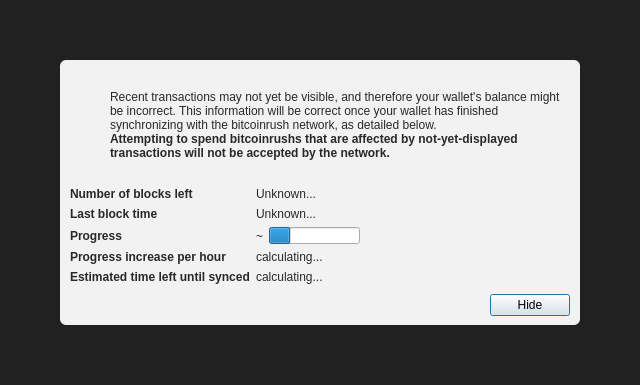
<?xml version="1.0" encoding="UTF-8"?>
<ui version="4.0">
 <class>ModalOverlay</class>
 <widget class="ModalOverlay" name="ModalOverlay">
  <property name="geometry">
   <rect>
    <x>0</x>
    <y>0</y>
    <width>640</width>
    <height>385</height>
   </rect>
  </property>
  <property name="windowTitle">
   <string>Form</string>
  </property>
  <layout class="QVBoxLayout" name="verticalLayout" stretch="0">
   <property name="sizeConstraint">
    <enum>QLayout::SetDefaultConstraint</enum>
   </property>
   <property name="leftMargin">
    <number>0</number>
   </property>
   <property name="topMargin">
    <number>0</number>
   </property>
   <property name="rightMargin">
    <number>0</number>
   </property>
   <property name="bottomMargin">
    <number>0</number>
   </property>
   <item>
    <widget class="QWidget" name="bgWidget" native="true">
     <property name="styleSheet">
      <string notr="true">#bgWidget { background: rgba(0,0,0,220); }</string>
     </property>
     <layout class="QVBoxLayout" name="verticalLayoutMain" stretch="1">
      <property name="leftMargin">
       <number>60</number>
      </property>
      <property name="topMargin">
       <number>60</number>
      </property>
      <property name="rightMargin">
       <number>60</number>
      </property>
      <property name="bottomMargin">
       <number>60</number>
      </property>
      <item>
       <widget class="QWidget" name="contentWidget" native="true">
        <property name="styleSheet">
         <string notr="true">#contentWidget { background: rgba(255,255,255,240); border-radius: 6px; }

QLabel { color: rgb(40,40,40);  }</string>
        </property>
        <layout class="QVBoxLayout" name="verticalLayoutSub" stretch="1,0,0,0">
         <property name="spacing">
          <number>0</number>
         </property>
         <property name="leftMargin">
          <number>10</number>
         </property>
         <property name="topMargin">
          <number>10</number>
         </property>
         <property name="rightMargin">
          <number>10</number>
         </property>
         <property name="bottomMargin">
          <number>10</number>
         </property>
         <item>
          <layout class="QHBoxLayout" name="horizontalLayoutIconText" stretch="0,1">
           <property name="topMargin">
            <number>20</number>
           </property>
           <item>
            <layout class="QVBoxLayout" name="verticalLayoutIcon">
             <property name="leftMargin">
              <number>0</number>
             </property>
             <item>
              <widget class="QPushButton" name="warningIcon">
               <property name="enabled">
                <bool>false</bool>
               </property>
               <property name="text">
                <string/>
               </property>
               <property name="icon">
                <iconset>
                 <normaloff>:/icons/warning</normaloff>
                 <disabledoff>:/icons/warning</disabledoff>:/icons/warning</iconset>
               </property>
               <property name="iconSize">
                <size>
                 <width>48</width>
                 <height>48</height>
                </size>
               </property>
               <property name="flat">
                <bool>true</bool>
               </property>
              </widget>
             </item>
             <item>
              <spacer name="verticalSpacerWarningIcon">
               <property name="orientation">
                <enum>Qt::Vertical</enum>
               </property>
               <property name="sizeHint" stdset="0">
                <size>
                 <width>20</width>
                 <height>40</height>
                </size>
               </property>
              </spacer>
             </item>
            </layout>
           </item>
           <item>
            <layout class="QVBoxLayout" name="verticalLayoutInfoText">
             <property name="leftMargin">
              <number>0</number>
             </property>
             <property name="topMargin">
              <number>0</number>
             </property>
             <item>
              <widget class="QLabel" name="infoText">
               <property name="text">
                <string>Recent transactions may not yet be visible, and therefore your wallet's balance might be incorrect. This information will be correct once your wallet has finished synchronizing with the bitcoinrush network, as detailed below.</string>
               </property>
               <property name="textFormat">
                <enum>Qt::RichText</enum>
               </property>
               <property name="wordWrap">
                <bool>true</bool>
               </property>
              </widget>
             </item>
             <item>
              <widget class="QLabel" name="infoTextStrong">
               <property name="font">
                <font>
                 <weight>75</weight>
                 <bold>true</bold>
                </font>
               </property>
               <property name="text">
                <string>Attempting to spend bitcoinrushs that are affected by not-yet-displayed transactions will not be accepted by the network.</string>
               </property>
               <property name="textFormat">
                <enum>Qt::RichText</enum>
               </property>
               <property name="wordWrap">
                <bool>true</bool>
               </property>
              </widget>
             </item>
             <item>
              <spacer name="verticalSpacerInTextSpace">
               <property name="orientation">
                <enum>Qt::Vertical</enum>
               </property>
               <property name="sizeHint" stdset="0">
                <size>
                 <width>20</width>
                 <height>40</height>
                </size>
               </property>
              </spacer>
             </item>
            </layout>
           </item>
          </layout>
         </item>
         <item>
          <spacer name="verticalSpacerAfterText">
           <property name="orientation">
            <enum>Qt::Vertical</enum>
           </property>
           <property name="sizeHint" stdset="0">
            <size>
             <width>20</width>
             <height>40</height>
            </size>
           </property>
          </spacer>
         </item>
         <item>
          <layout class="QFormLayout" name="formLayout">
           <property name="fieldGrowthPolicy">
            <enum>QFormLayout::FieldsStayAtSizeHint</enum>
           </property>
           <property name="horizontalSpacing">
            <number>6</number>
           </property>
           <property name="verticalSpacing">
            <number>6</number>
           </property>
           <property name="topMargin">
            <number>10</number>
           </property>
           <item row="0" column="0">
            <widget class="QLabel" name="labelNumberOfBlocksLeft">
             <property name="font">
              <font>
               <weight>75</weight>
               <bold>true</bold>
              </font>
             </property>
             <property name="text">
              <string>Number of blocks left</string>
             </property>
            </widget>
           </item>
           <item row="0" column="1">
            <widget class="QLabel" name="numberOfBlocksLeft">
             <property name="text">
              <string>Unknown...</string>
             </property>
            </widget>
           </item>
           <item row="1" column="0">
            <widget class="QLabel" name="labelLastBlockTime">
             <property name="font">
              <font>
               <weight>75</weight>
               <bold>true</bold>
              </font>
             </property>
             <property name="text">
              <string>Last block time</string>
             </property>
            </widget>
           </item>
           <item row="1" column="1">
            <widget class="QLabel" name="newestBlockDate">
             <property name="sizePolicy">
              <sizepolicy hsizetype="Maximum" vsizetype="Preferred">
               <horstretch>0</horstretch>
               <verstretch>0</verstretch>
              </sizepolicy>
             </property>
             <property name="text">
              <string>Unknown...</string>
             </property>
            </widget>
           </item>
           <item row="2" column="0">
            <widget class="QLabel" name="labelSyncDone">
             <property name="font">
              <font>
               <weight>75</weight>
               <bold>true</bold>
              </font>
             </property>
             <property name="text">
              <string>Progress</string>
             </property>
            </widget>
           </item>
           <item row="2" column="1">
            <layout class="QHBoxLayout" name="horizontalLayoutSync" stretch="0,1">
             <item>
              <widget class="QLabel" name="percentageProgress">
               <property name="text">
                <string notr="true">~</string>
               </property>
              </widget>
             </item>
             <item>
              <widget class="QProgressBar" name="progressBar">
               <property name="value">
                <number>24</number>
               </property>
               <property name="format">
                <string/>
               </property>
              </widget>
             </item>
            </layout>
           </item>
           <item row="4" column="0">
            <widget class="QLabel" name="labelProgressIncrease">
             <property name="font">
              <font>
               <weight>75</weight>
               <bold>true</bold>
              </font>
             </property>
             <property name="text">
              <string>Progress increase per hour</string>
             </property>
            </widget>
           </item>
           <item row="4" column="1">
            <widget class="QLabel" name="progressIncreasePerH">
             <property name="text">
              <string>calculating...</string>
             </property>
            </widget>
           </item>
           <item row="5" column="0">
            <widget class="QLabel" name="labelEstimatedTimeLeft">
             <property name="font">
              <font>
               <weight>75</weight>
               <bold>true</bold>
              </font>
             </property>
             <property name="text">
              <string>Estimated time left until synced</string>
             </property>
            </widget>
           </item>
           <item row="5" column="1">
            <widget class="QLabel" name="expectedTimeLeft">
             <property name="text">
              <string>calculating...</string>
             </property>
            </widget>
           </item>
          </layout>
         </item>
         <item>
          <layout class="QHBoxLayout" name="horizontalLayoutButtons">
           <property name="leftMargin">
            <number>10</number>
           </property>
           <property name="topMargin">
            <number>10</number>
           </property>
           <item>
            <spacer name="horizontalSpacer">
             <property name="orientation">
              <enum>Qt::Horizontal</enum>
             </property>
             <property name="sizeHint" stdset="0">
              <size>
               <width>40</width>
               <height>20</height>
              </size>
             </property>
            </spacer>
           </item>
           <item>
            <widget class="QPushButton" name="closeButton">
             <property name="text">
              <string>Hide</string>
             </property>
             <property name="focusPolicy">
              <enum>Qt::StrongFocus</enum>
             </property>
             <property name="default">
              <bool>true</bool>
             </property>
            </widget>
           </item>
          </layout>
         </item>
        </layout>
       </widget>
      </item>
     </layout>
    </widget>
   </item>
  </layout>
 </widget>
 <customwidgets>
  <customwidget>
   <class>ModalOverlay</class>
   <extends>QWidget</extends>
   <header>qt/modaloverlay.h</header>
   <container>1</container>
  </customwidget>
 </customwidgets>
 <resources/>
 <connections/>
</ui>
